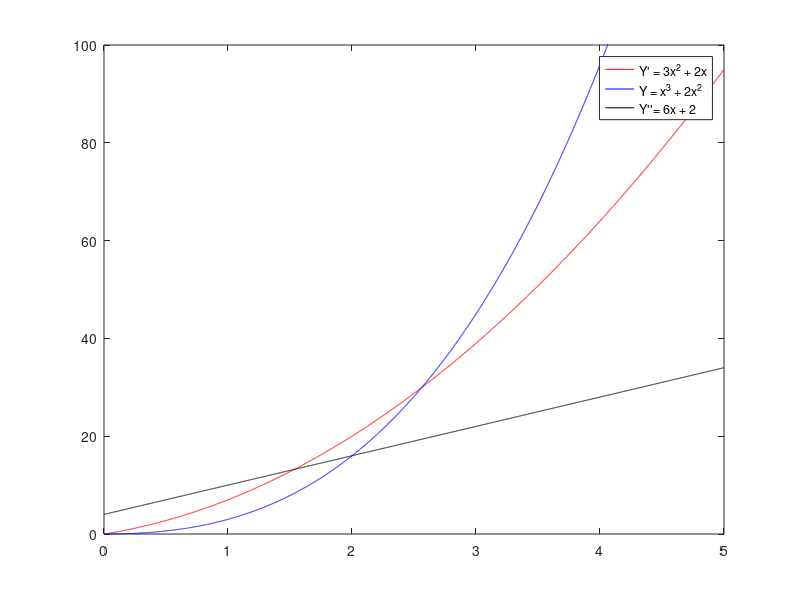

The MATLAB source for this figure:
%report6 problem4

clc;clear;close all

X = [2 4 9 10 11 32];
Y1 = diff(X)
Y2 = diff(X, 2)

%use diff to approximate the derivatives of functions
h = 0.001;   %step size
X = 0:h:5;
Y = X .^ 3 + 2 * X .^ 2;
deriY_1 = diff(Y) / h;    % deriY_1 = 3x^2 + 2x
deriY_2 = diff(deriY_1) / h;  %deriY_2 = 6x + 2
plot(X(:,1:length(deriY_1)),deriY_1,'r', ...
    X,Y,'b', ...
    X(:,1:length(deriY_2)),deriY_2,'k');
axis([0, 5, 0, 100]);
legend({"Y' = 3x^2 + 2x", 'Y = x^3 + 2x^2', "Y''= 6x + 2"})

